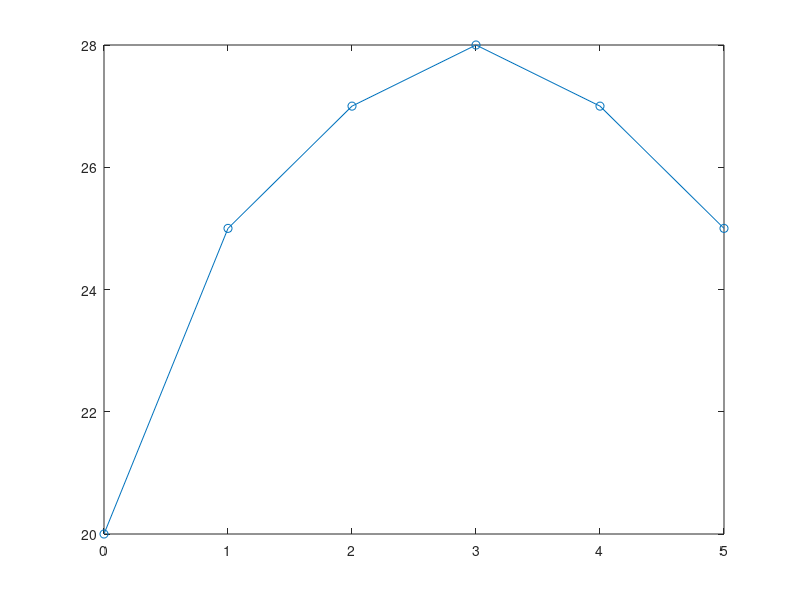
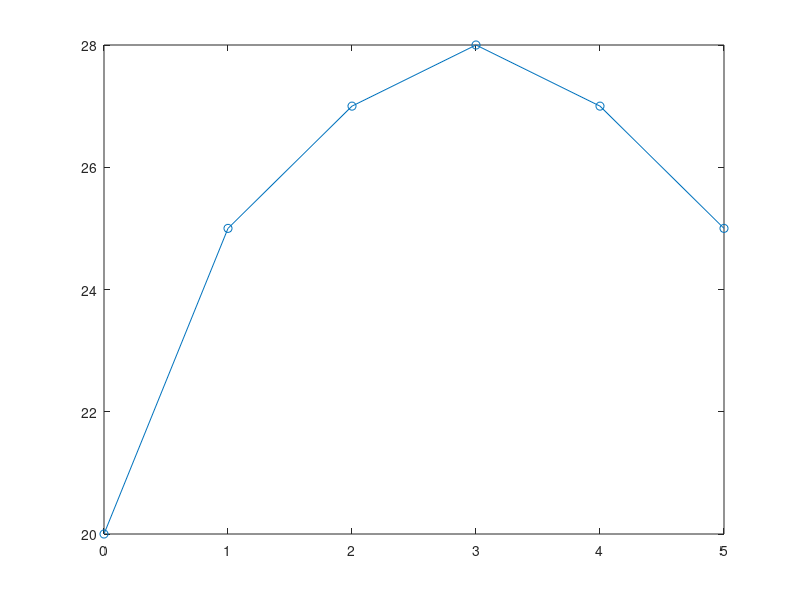

The MATLAB script that drew these images, in order:
%D1228803_2

Time = [0 1 2 3 4 5];
Temperature = [20 25 27 28 27 25];

X = Time;
%Y = log(Temperature);
Y = Temperature;
figure;
plot(X, Y, '-o');


%p = polyfit(X, Y, 1);

%b = p(1);
%log(T0) = p(2);

%T0 = exp(log_T0);
%n = 3.6;

Time_fit = linspace(0, 5, 100);
%Temperature_fit = T0 * exp(-n * Time_fit);
figure;
plot(X, Y, '-o');
